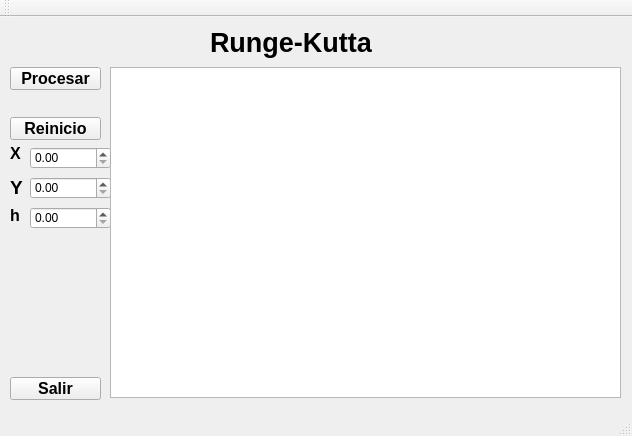
<?xml version="1.0" encoding="UTF-8"?>
<ui version="4.0">
 <class>P11</class>
 <widget class="QMainWindow" name="P11">
  <property name="geometry">
   <rect>
    <x>0</x>
    <y>0</y>
    <width>632</width>
    <height>436</height>
   </rect>
  </property>
  <property name="windowTitle">
   <string>P11</string>
  </property>
  <widget class="QWidget" name="centralWidget">
   <widget class="QDoubleSpinBox" name="H">
    <property name="geometry">
     <rect>
      <x>30</x>
      <y>190</y>
      <width>81</width>
      <height>22</height>
     </rect>
    </property>
   </widget>
   <widget class="QLabel" name="label_2">
    <property name="geometry">
     <rect>
      <x>10</x>
      <y>130</y>
      <width>47</width>
      <height>13</height>
     </rect>
    </property>
    <property name="font">
     <font>
      <pointsize>12</pointsize>
      <weight>75</weight>
      <bold>true</bold>
     </font>
    </property>
    <property name="text">
     <string>X</string>
    </property>
   </widget>
   <widget class="QDoubleSpinBox" name="y">
    <property name="geometry">
     <rect>
      <x>30</x>
      <y>160</y>
      <width>81</width>
      <height>22</height>
     </rect>
    </property>
   </widget>
   <widget class="QPushButton" name="Salir">
    <property name="geometry">
     <rect>
      <x>10</x>
      <y>360</y>
      <width>91</width>
      <height>23</height>
     </rect>
    </property>
    <property name="font">
     <font>
      <pointsize>12</pointsize>
      <weight>75</weight>
      <bold>true</bold>
     </font>
    </property>
    <property name="text">
     <string>Salir</string>
    </property>
   </widget>
   <widget class="QTextEdit" name="resultados">
    <property name="geometry">
     <rect>
      <x>110</x>
      <y>50</y>
      <width>511</width>
      <height>331</height>
     </rect>
    </property>
   </widget>
   <widget class="QLabel" name="label">
    <property name="geometry">
     <rect>
      <x>10</x>
      <y>190</y>
      <width>91</width>
      <height>16</height>
     </rect>
    </property>
    <property name="font">
     <font>
      <pointsize>12</pointsize>
      <weight>75</weight>
      <bold>true</bold>
     </font>
    </property>
    <property name="text">
     <string>h</string>
    </property>
   </widget>
   <widget class="QPushButton" name="Procesar">
    <property name="geometry">
     <rect>
      <x>10</x>
      <y>50</y>
      <width>91</width>
      <height>23</height>
     </rect>
    </property>
    <property name="font">
     <font>
      <pointsize>12</pointsize>
      <weight>75</weight>
      <bold>true</bold>
     </font>
    </property>
    <property name="text">
     <string>Procesar</string>
    </property>
   </widget>
   <widget class="QLabel" name="label_7">
    <property name="geometry">
     <rect>
      <x>210</x>
      <y>0</y>
      <width>231</width>
      <height>51</height>
     </rect>
    </property>
    <property name="font">
     <font>
      <pointsize>20</pointsize>
      <weight>75</weight>
      <bold>true</bold>
     </font>
    </property>
    <property name="text">
     <string>Runge-Kutta</string>
    </property>
   </widget>
   <widget class="QPushButton" name="Reinicio">
    <property name="geometry">
     <rect>
      <x>10</x>
      <y>100</y>
      <width>91</width>
      <height>23</height>
     </rect>
    </property>
    <property name="font">
     <font>
      <pointsize>12</pointsize>
      <weight>75</weight>
      <bold>true</bold>
     </font>
    </property>
    <property name="text">
     <string>Reinicio</string>
    </property>
   </widget>
   <widget class="QLabel" name="label_3">
    <property name="geometry">
     <rect>
      <x>10</x>
      <y>160</y>
      <width>47</width>
      <height>21</height>
     </rect>
    </property>
    <property name="font">
     <font>
      <pointsize>14</pointsize>
      <weight>75</weight>
      <bold>true</bold>
     </font>
    </property>
    <property name="text">
     <string>Y</string>
    </property>
   </widget>
   <widget class="QDoubleSpinBox" name="x">
    <property name="geometry">
     <rect>
      <x>30</x>
      <y>130</y>
      <width>81</width>
      <height>22</height>
     </rect>
    </property>
   </widget>
  </widget>
  <widget class="QMenuBar" name="menuBar">
   <property name="geometry">
    <rect>
     <x>0</x>
     <y>0</y>
     <width>632</width>
     <height>21</height>
    </rect>
   </property>
  </widget>
  <widget class="QToolBar" name="mainToolBar">
   <attribute name="toolBarArea">
    <enum>TopToolBarArea</enum>
   </attribute>
   <attribute name="toolBarBreak">
    <bool>false</bool>
   </attribute>
  </widget>
  <widget class="QStatusBar" name="statusBar"/>
 </widget>
 <layoutdefault spacing="6" margin="11"/>
 <resources/>
 <connections/>
</ui>
